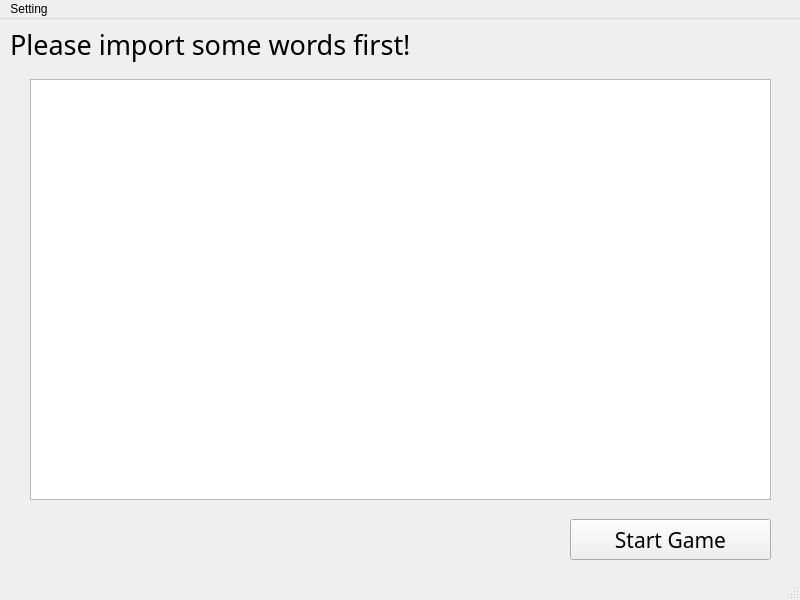
<?xml version="1.0" encoding="UTF-8"?>
<ui version="4.0">
 <class>ImportWord</class>
 <widget class="QMainWindow" name="ImportWord">
  <property name="geometry">
   <rect>
    <x>0</x>
    <y>0</y>
    <width>800</width>
    <height>600</height>
   </rect>
  </property>
  <property name="windowTitle">
   <string>MainWindow</string>
  </property>
  <widget class="QWidget" name="centralwidget">
   <widget class="QLabel" name="label">
    <property name="geometry">
     <rect>
      <x>80</x>
      <y>110</y>
      <width>69</width>
      <height>20</height>
     </rect>
    </property>
    <property name="text">
     <string/>
    </property>
   </widget>
   <widget class="QLabel" name="label_2">
    <property name="geometry">
     <rect>
      <x>10</x>
      <y>-20</y>
      <width>511</width>
      <height>91</height>
     </rect>
    </property>
    <property name="font">
     <font>
      <family>HGH2X_CNKI</family>
      <pointsize>20</pointsize>
     </font>
    </property>
    <property name="text">
     <string>Please import some words first!</string>
    </property>
   </widget>
   <widget class="QPushButton" name="pushButton">
    <property name="geometry">
     <rect>
      <x>570</x>
      <y>500</y>
      <width>201</width>
      <height>41</height>
     </rect>
    </property>
    <property name="font">
     <font>
      <family>Lucida Handwriting</family>
      <pointsize>16</pointsize>
      <italic>false</italic>
     </font>
    </property>
    <property name="text">
     <string>Start Game</string>
    </property>
   </widget>
   <widget class="QTextEdit" name="textEdit">
    <property name="geometry">
     <rect>
      <x>30</x>
      <y>60</y>
      <width>741</width>
      <height>421</height>
     </rect>
    </property>
   </widget>
  </widget>
  <widget class="QMenuBar" name="menubar">
   <property name="geometry">
    <rect>
     <x>0</x>
     <y>0</y>
     <width>800</width>
     <height>26</height>
    </rect>
   </property>
   <widget class="QMenu" name="menuSetting">
    <property name="title">
     <string>Setting</string>
    </property>
    <addaction name="actionRestart"/>
    <addaction name="actionQuit"/>
   </widget>
   <addaction name="menuSetting"/>
  </widget>
  <widget class="QStatusBar" name="statusbar"/>
  <action name="actionRestart">
   <property name="text">
    <string>Restart</string>
   </property>
  </action>
  <action name="actionQuit">
   <property name="text">
    <string>Quit</string>
   </property>
  </action>
 </widget>
 <resources/>
 <connections/>
</ui>
